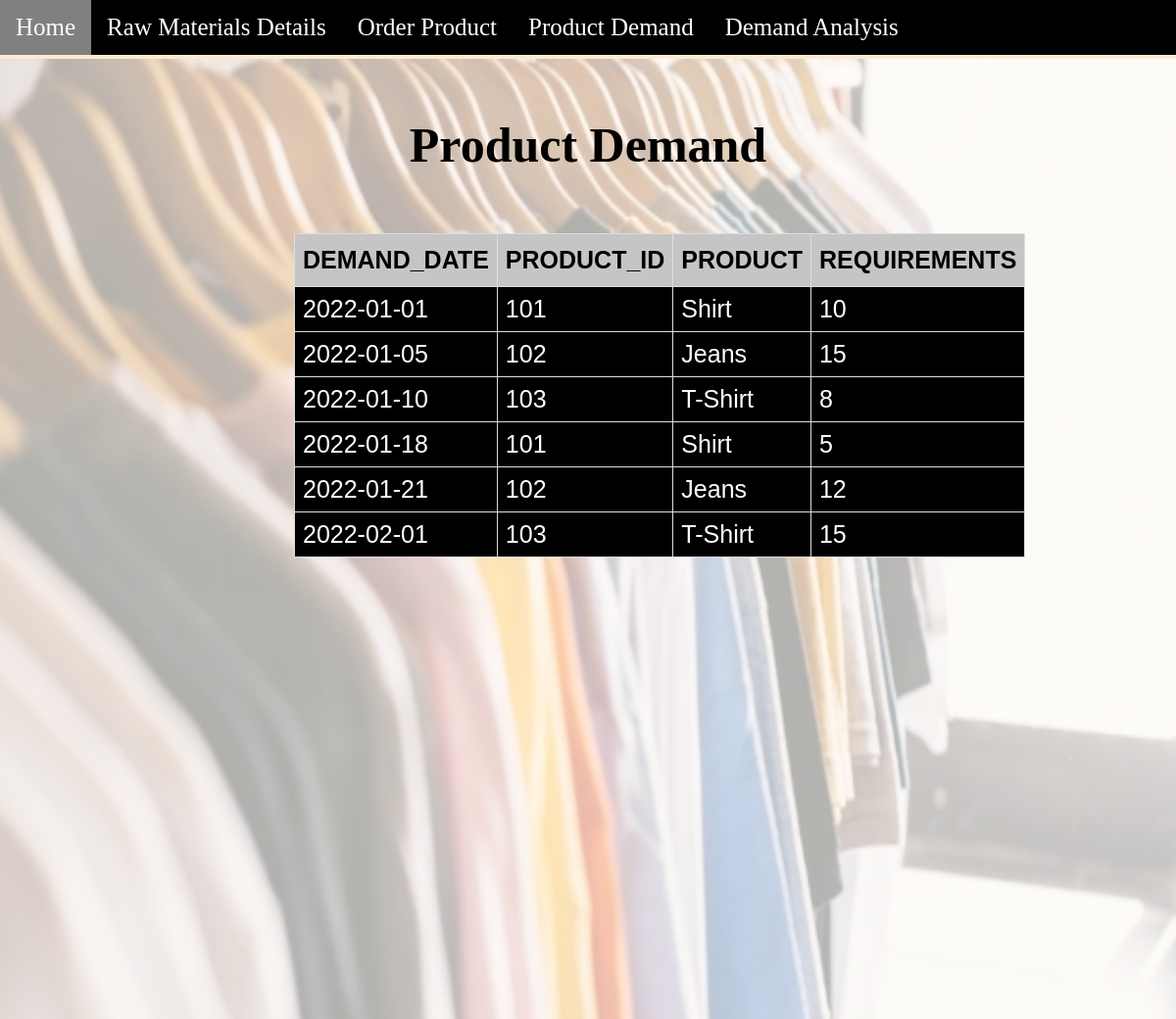
Page /ProductDemand.php on the committed database.
### tables this page shows
CREATE TABLE DemandTable (
 
  Demanddate date,
  Product_id int NOT NULL,
  ProductName varchar(50) NOT NULL,
  ProductReq int NOT NULL
);

### ProductDemand.php (the view, shortened to what this page needs)
<?php
	$host = "localhost";
	$login = "root";
	$password = '';
	$dname = "MRP";
    $con = @new mysqli($host, $login, $password, $dname, $port);
    $sql = "SELECT * FROM DemandTable ORDER BY Demanddate" ;
    $result = $con->query($sql);
?>
<!DOCTYPE html>
<html lang="en">
<head>
</head>
<body>
  <img src="bg.jpg" alt="factory" style= "width:100%; height: 100%; position: absolute; z-index:-1; opacity: 0.9">
  <?php include('navbar.php'); ?>
       <div class="container">
            <h1 style="text-align: center; color: black">Product Demand</h1>
            <br>
            <table id="Table">
                <thead>
                    <tr>
                    <th>DEMAND_DATE</th>
                    <th>PRODUCT_ID</th>
                    <th>PRODUCT </th>
                    <th>REQUIREMENTS</th>
                    </tr>
                </thead>
                <?php
                while($row = $result->fetch_assoc()) {
                ?>
                <tr>
                   <td><?php echo $row['Demanddate']; ?></td>
                    <td ><?php echo $row['Product_id']; ?></td>
                    <td><?php echo $row['ProductName']; ?></td>
                    <td><?php echo $row['ProductReq']; ?></td>
                </tr>
                <?php
                }
                ?>
            </table>
        </div>
</body>
</html>

### navbar.php (shortened to what this page needs)
<!DOCTYPE html>
<html>
<head>
</head>
<body>
   <nav class="Nav">
    <ul>
    <li>
    <a href="index.php">Home</a>
    </li>
    <li>
    <a href="RawMaterialDetails.php">Raw Materials Details</a>
    </li>
    <li>
    <a href="Order.php">Order Product</a>
    </li>
    <li>
    <a href="ProductDemand.php">Product Demand</a>
    </li>
    <li>
    <a href="Demand.php">Demand Analysis</a>
    </li>
    </ul>
   </nav>
<body>
</html>

### ProductDemand.php (style rules this page uses)
html { position: relative; min-height: 100%; }
body { padding-top: 60px; font-size:25px; padding-bottom: 100px; background: blanchedalmond; }
.container { padding-top:5px; display: block; margin-top: 20px; margin-left: auto; margin-right: auto; width: 50%; color:white; }
td,th { border: 1px solid #ddd; padding: 8px; }
#Table { font-family: Arial, sans-serif; border-collapse: collapse; margin-bottom: 15px; }
#Table tr:nth-child(even) { background-color:black; }
#Table tr:nth-child(odd) { background-color: black; }
#Table th { padding-top: 12px; padding-bottom: 12px; text-align:left; background-color: #C5C5C5; color:black; }

### navbar.php (style rules this page uses)
body { margin:0; }
ul { margin: 0; padding :0; overflow: hidden; background-color: black; position: fixed; list-style: none; top: 0; width: 100%; }
li { float: left; }
li a { display: block; color: white; text-align: center; padding: 14px 16px; text-decoration: none; }

### rows in the picture
demandtable: Demanddate "2022-01-01", Product "101", ProductName "Shirt", ProductReq "10"
demandtable: Demanddate "2022-01-05", Product "102", ProductName "Jeans", ProductReq "15"
demandtable: Demanddate "2022-01-10", Product "103", ProductName "T-Shirt", ProductReq "8"
demandtable: Demanddate "2022-01-18", Product "101", ProductName "Shirt", ProductReq "5"
demandtable: Demanddate "2022-01-21", Product "102", ProductName "Jeans", ProductReq "12"
demandtable: Demanddate "2022-02-01", Product "103", ProductName "T-Shirt", ProductReq "15"
